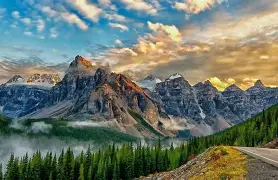
#> input picture Bharati_Pokale/Task_5/Task_Batch_5-6/Ashish_khedkar/Task 5/download.webp, 278 x 180 px
$ jupyter execute 'part 2.ipynb'
#> lines starting #> are read from the running program, lines starting #| are printed output that depends on the picture; after the words box and inside, x2 and y2 are one past the last pixel; in counts of white or black regions, pixels touching at a corner belong together
[cell 1]
import cv2
import numpy as np
import matplotlib.pyplot as plt

img = cv2.imread(r"download.webp")
#> img is the input picture: shape (180, 278, 3); mean B, G, R 107.8, 119.3, 108.2
img = cv2.cvtColor(img, cv2.COLOR_BGR2RGB)

gray = cv2.cvtColor(img, cv2.COLOR_RGB2GRAY)
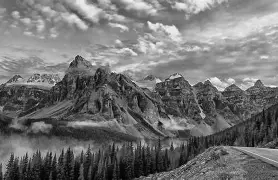
#> gray: shape (180, 278); min 0, max 247, mean 114.7

edges = cv2.Canny(gray, 100, 200)
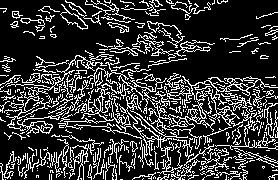
#> edges: shape (180, 278); 21.2% white in thin lines or dots

_, thresh = cv2.threshold(gray, 127, 255, cv2.THRESH_BINARY)
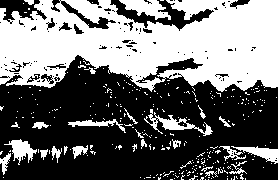
#> thresh: shape (180, 278); 44.3% white; 293 white regions (268 under 20 px), largest, box (x1, y1, x2, y2) and area: (0, 0, 278, 92) 18441, (119, 0, 171, 20) 552, (144, 109, 213, 136) 472

flipped = cv2.flip(img, 1)
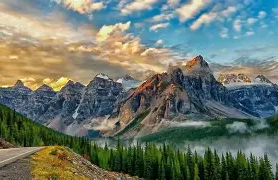
#> flipped: shape (180, 278, 3); mean R, G, B 108.2, 119.3, 107.8

(h, w) = img.shape[:2]
#> h = 180; w = 278
center = (w // 2, h // 2)
#> center = (139, 90)
matrix = cv2.getRotationMatrix2D(center, 45, 1.0)
rotated = cv2.warpAffine(img, matrix, (w, h))
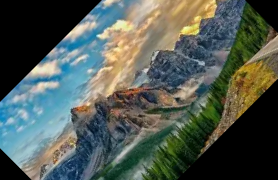
#> rotated: shape (180, 278, 3); mean R, G, B 81.4, 90.7, 82.8

bright = cv2.convertScaleAbs(img, alpha=1.2, beta=40)
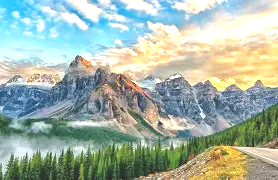
#> bright: shape (180, 278, 3); mean R, G, B 164.2, 180.4, 167.1

plt.figure(figsize=(12, 8))

plt.subplot(2, 3, 1)
plt.imshow(img)
plt.title("Original")
plt.axis("off")

plt.subplot(2, 3, 2)
plt.imshow(gray, cmap="gray")
plt.title("Grayscale")
plt.axis("off")

plt.subplot(2, 3, 3)
plt.imshow(edges, cmap="gray")
plt.title("Edges")
plt.axis("off")

plt.subplot(2, 3, 4)
plt.imshow(thresh, cmap="gray")
plt.title("Threshold")
plt.axis("off")

plt.subplot(2, 3, 5)
plt.imshow(flipped)
plt.title("Flipped")
plt.axis("off")

plt.subplot(2, 3, 6)
plt.imshow(bright)
plt.title("Brightness Increased")
plt.axis("off")

plt.tight_layout()
plt.show()

$ run again, with Bharati_Pokale/Task_5/Task_Batch_5-6/Ashish_khedkar/Task 5/part 2.png saved as Bharati_Pokale/Task_5/Task_Batch_5-6/Ashish_khedkar/Task 5/download.webp
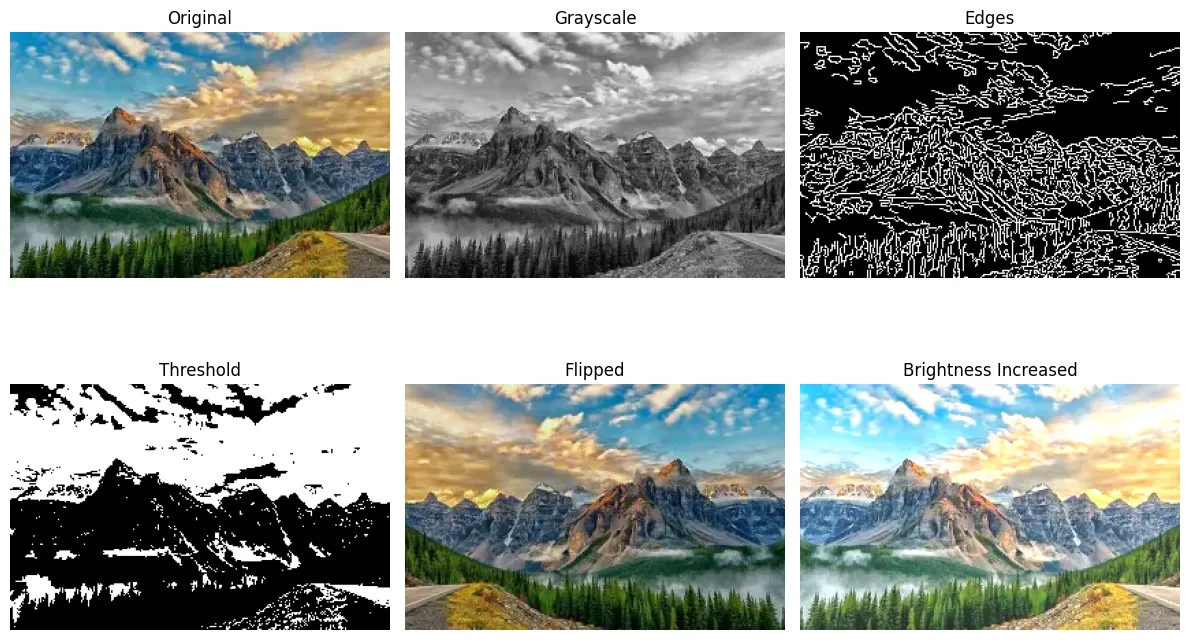
#> input picture Bharati_Pokale/Task_5/Task_Batch_5-6/Ashish_khedkar/Task 5/part 2.png, 1189 x 640 px
#> img is the input picture: shape (640, 1189, 3); mean B, G, R 148, 152.7, 147.8
#> `edges = cv2.Canny(gray, 100, 200)`:
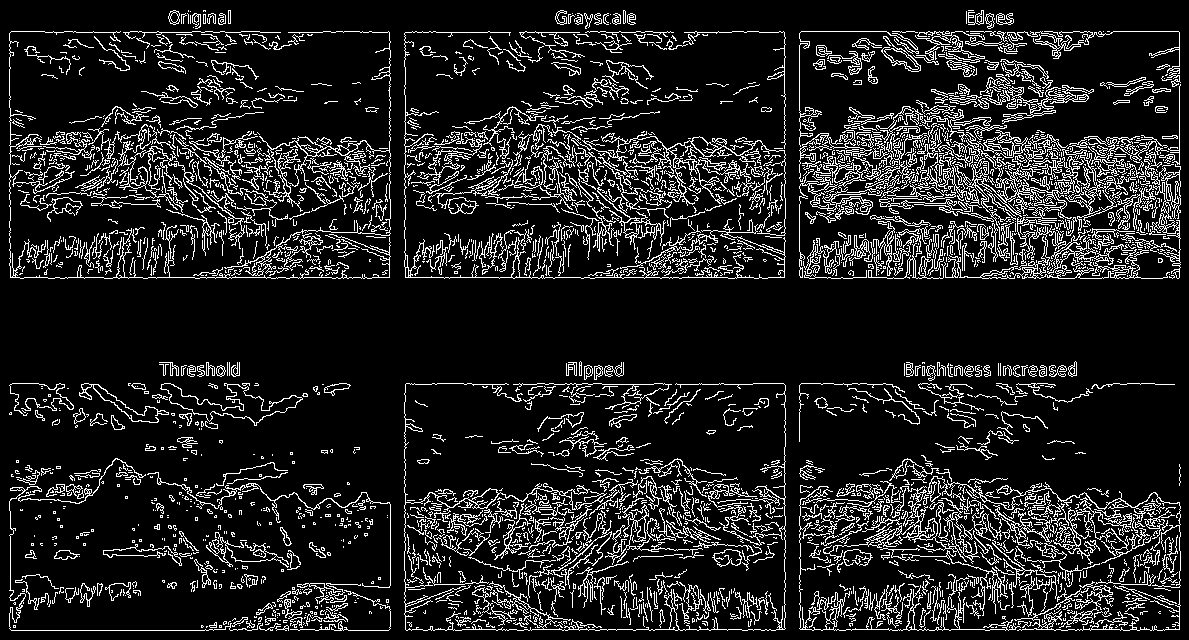
#> edges: shape (640, 1189); 12.8% white in thin lines or dots
#> thresh: shape (640, 1189); 59.6% white; 728 black regions (559 under 20 px), largest, box (x1, y1, x2, y2) and area: (800, 32, 1180, 278) 74059, (10, 106, 390, 278) 47633, (405, 459, 785, 630) 47580
#> `bright = cv2.convertScaleAbs(img, alpha=1.2, beta=40)`:
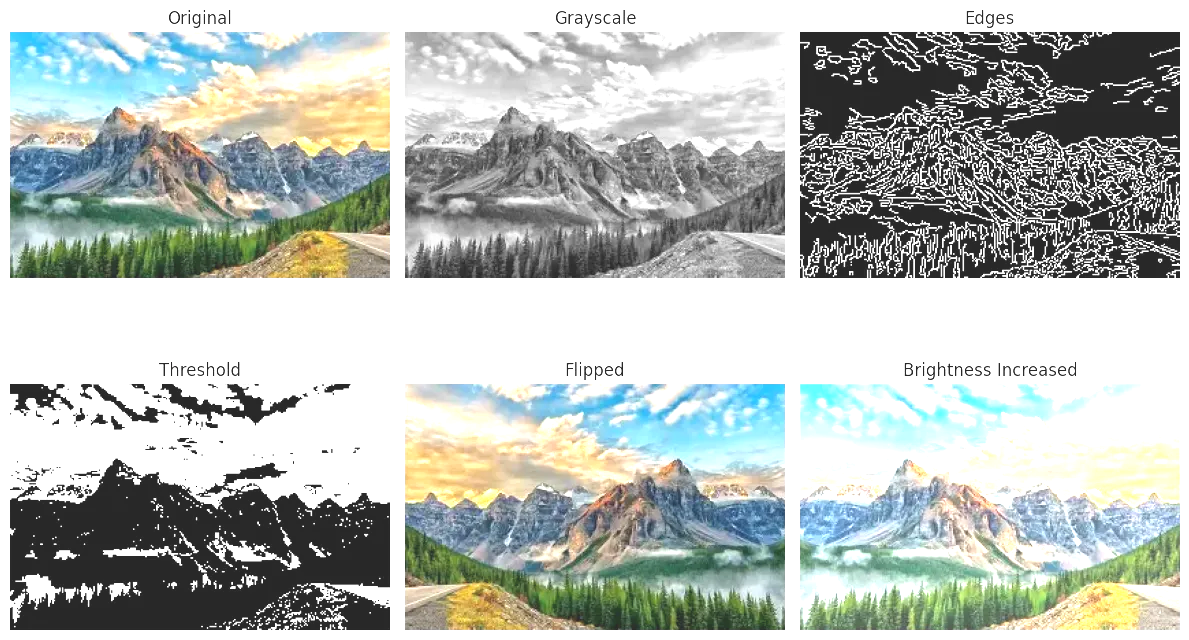
#> bright: shape (640, 1189, 3); mean R, G, B 183.5, 189.5, 184.6
